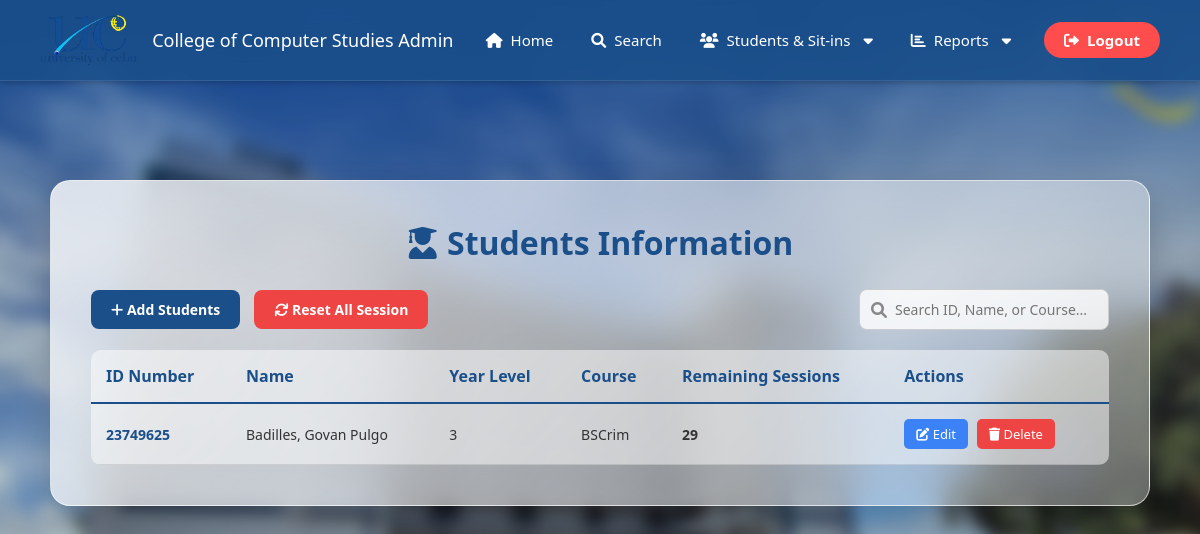
/student_list (signed in), run on an earlier commit of the app's database.
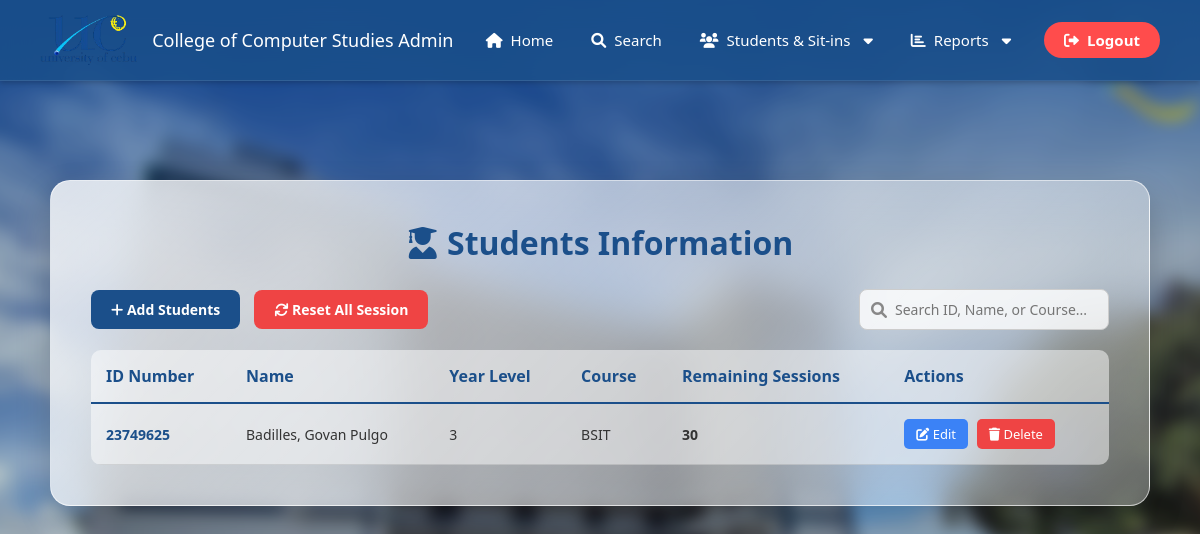
And on a later commit of the database.
### tables this page shows
CREATE TABLE users (
            id INTEGER PRIMARY KEY AUTOINCREMENT,
            id_number TEXT UNIQUE NOT NULL,
            lastname TEXT NOT NULL,
            firstname TEXT NOT NULL,
            middlename TEXT,
            course_level TEXT,
            password TEXT NOT NULL,
            email TEXT,
            course TEXT,
            address TEXT,
            role TEXT DEFAULT 'student',
            remaining_sessions INTEGER DEFAULT 30,
            profile_pic TEXT DEFAULT 'default_profile.png'
        );

### app.py (the view)
@app.route('/student_list')
def student_list():
    if 'user_id' not in session or session.get('role') != 'admin':
        return redirect(url_for('home'))
    conn = get_db_connection()
    cursor = conn.cursor()
    students = cursor.execute('''
        SELECT id, id_number, firstname, middlename, lastname, course, course_level, remaining_sessions
        FROM users
        WHERE role = 'student'
        ORDER BY lastname ASC
    ''').fetchall()
    conn.close()
    return render_template('student_list.html', students=students)

### app.py (called while the page is built)
def get_db_connection():
    conn = sqlite3.connect('students.db')
    conn.row_factory = sqlite3.Row
    return conn

### templates/student_list.html (shortened to what the changed rows need)
<!DOCTYPE html>
<html lang="en">
<head>
    <link rel="stylesheet" href="{{ url_for('static', filename='style.css') }}?v=15">
    <link rel="stylesheet" href="{{ url_for('static', filename='admin.css') }}?v=15">
    <link rel="stylesheet" href="https://cdnjs.cloudflare.com/ajax/libs/font-awesome/6.0.0/css/all.min.css">
</head>
<body class="admin-page">
    <div class="admin-container">
        <div class="admin-glass-card" style="max-width: 1200px; margin: auto;">
            <h1 style="color: #1b4f8a; margin-bottom: 25px; text-align: center; font-size: 32px;">
                <i class="fas fa-user-graduate"></i> Students Information
            </h1>
            <table class="modern-table">
                <thead>
                    <tr>
                        <th>ID Number</th>
                        <th>Name</th>
                        <th>Year Level</th>
                        <th>Course</th>
                        <th>Remaining Sessions</th>
                        <th>Actions</th>
                    </tr>
                </thead>
               <tbody>
                    {% for student in students %}
                    <tr>
                        <td style="font-weight: bold; color: #1b4f8a;">{{ student.id_number }}</td>
                        <td>{{ student.lastname }}, {{ student.firstname }} {{ student.middlename }}</td>
                        <td>{{ student.course_level | replace('st Year', '') | replace('nd Year', '') | replace('rd Year', '') | replace('th Year', '') }}</td>
                        <td>{{ student.course }}</td>
                        <td style="font-weight: bold;">{{ student.remaining_sessions }}</td>
                        <td>
                            <button class="action-btn action-edit"
                                data-id="{{ student.id }}"
                                data-firstname="{{ student.firstname }}"
                                data-middlename="{{ student.middlename }}"
                                data-lastname="{{ student.lastname }}"
                                data-course="{{ student.course }}"
                                data-level="{{ student.course_level | replace('st Year', '') | replace('nd Year', '') | replace('rd Year', '') | replace('th Year', '') }}">
                                <i class="fas fa-edit"></i> Edit
                            </button>
                            <form action="/delete_student/{{ student.id }}" method="POST" style="display: inline;" onsubmit="return confirm('Are you sure you want to delete {{ student.firstname }}? This action cannot be undone.');">
                                <button type="submit" class="action-btn action-delete"><i class="fas fa-trash"></i> Delete</button>
                            </form>
                        </td>
                    </tr>
                    {% else %}
                    <tr>
                        <td colspan="6" style="padding: 30px; text-align: center; color: #666; font-style: italic;">
                            No registered students found.
                        </td>
                    </tr>
                    {% endfor %}
                </tbody>
            </table>
        </div>
    </div>
</body>
</html>

What changed in the data, as far as the page shows it:
changed users "Badilles": course "BSCrim" → "BSIT"; remaining_sessions "29" → "30"
